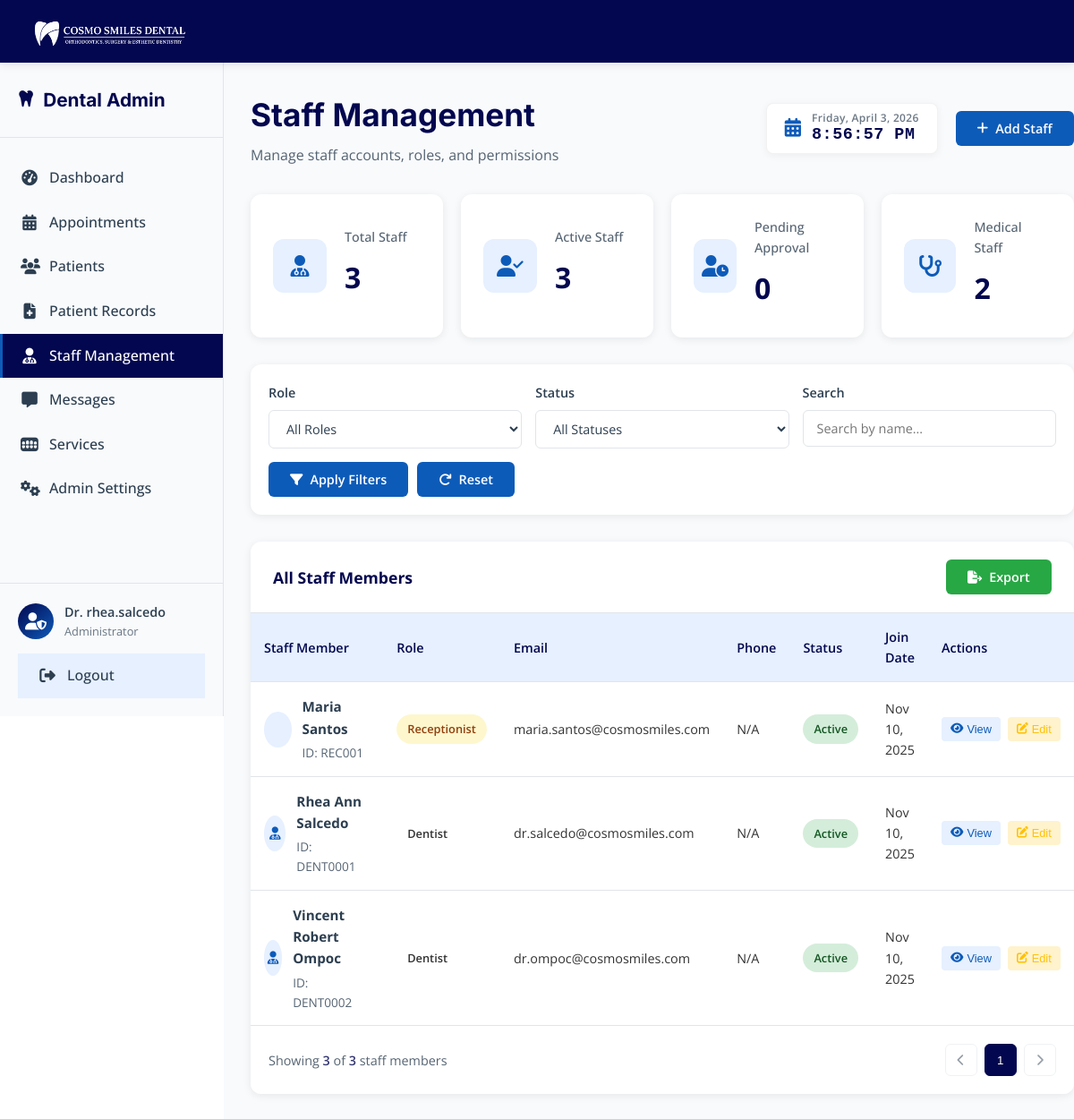
/public/admin/admin-staff.php (signed in), run on the app's committed database.
### tables this page shows
CREATE TABLE `staff_users` (
  `id` int(11) NOT NULL AUTO_INCREMENT,
  `staff_id` varchar(20) NOT NULL,
  `email` varchar(100) NOT NULL,
  `password` varchar(255) NOT NULL,
  `first_name` varchar(50) NOT NULL,
  `last_name` varchar(50) NOT NULL,
  `role` enum('receptionist','assistant_dentist') NOT NULL,
  `specialization` varchar(100) DEFAULT NULL,
  `department` varchar(100) DEFAULT NULL,
  `phone` varchar(15) DEFAULT NULL,
  `status` enum('active','inactive') DEFAULT 'active',
  `last_login` timestamp NULL DEFAULT NULL,
  `created_at` timestamp NOT NULL DEFAULT current_timestamp(),
  `updated_at` timestamp NOT NULL DEFAULT current_timestamp() ON UPDATE current_timestamp(),
  PRIMARY KEY (`id`),
  UNIQUE KEY `staff_id` (`staff_id`),
  UNIQUE KEY `email` (`email`)
);

### src/Controllers/AdminStaffController.php (called while the page is built, shortened)
<?php
class AdminStaffController {
    private $conn;
    public function __construct($pdo = null) {
        if ($pdo) {
            $this->conn = $pdo;
        } else {
            $this->db = new Database();
            $this->conn = $this->db->getConnection();
        }
    }
    public function getAllStaff($filters = []) {
        try {
            $limit = isset($filters['limit']) ? (int)$filters['limit'] : 5;
            $page = isset($filters['page']) ? (int)$filters['page'] : 1;
            $offset = ($page - 1) * $limit;
            $queryAdmin = "SELECT id, dentist_id as staff_id, first_name, last_name, email, role, status, created_at, 'admin_type' as user_type
                          FROM admin_users WHERE 1=1";
            $queryStaff = "SELECT id, staff_id, first_name, last_name, email, role, status, created_at, 'staff_type' as user_type
                          FROM staff_users WHERE 1=1";
            $paramsAdmin = [];
            $paramsStaff = [];
            $stmtCountAdmin = $this->conn->prepare("SELECT COUNT(*) FROM (" . $queryAdmin . ") as t");
            $stmtCountAdmin->execute($paramsAdmin);
            $countAdmin = $stmtCountAdmin->fetchColumn();
            $stmtCountStaff = $this->conn->prepare("SELECT COUNT(*) FROM (" . $queryStaff . ") as t");
            $stmtCountStaff->execute($paramsStaff);
            $countStaff = $stmtCountStaff->fetchColumn();
            $totalRecords = $countAdmin + $countStaff;
            $totalPages = ceil($totalRecords / $limit);
            $stmtAdmin = $this->conn->prepare($queryAdmin);
            $stmtAdmin->execute($paramsAdmin);
            $admins = $stmtAdmin->fetchAll(PDO::FETCH_ASSOC);
            $stmtStaff = $this->conn->prepare($queryStaff);
            $stmtStaff->execute($paramsStaff);
            $staff = $stmtStaff->fetchAll(PDO::FETCH_ASSOC);
            $combined = array_merge($admins, $staff);
            usort($combined, function($a, $b) {
                return strtotime($b['created_at']) - strtotime($a['created_at']);
            });
            $paginated = array_slice($combined, $offset, $limit);
            return [
                'staff' => $paginated,
                'total_records' => $totalRecords,
                'total_pages' => $totalPages,
                'current_page' => $page,
                'limit' => $limit
            ];
        } catch (Exception $e) {
            error_log("Error in getAllStaff: " . $e->getMessage());
            return ['staff' => [], 'total_records' => 0, 'total_pages' => 0];
        }
    }
    public function getStaffStats() {
        try {
            $stats = [
                'total' => 0,
                'active' => 0,
                'pending' => 0,
                'medical' => 0
            ];
            $stmtAdmin = $this->conn->query("SELECT status FROM admin_users");
            while ($row = $stmtAdmin->fetch(PDO::FETCH_ASSOC)) {
                $stats['total']++;
                if ($row['status'] === 'active') $stats['active']++;
                $stats['medical']++;
            }
            $stmtStaff = $this->conn->query("SELECT status, role FROM staff_users");
            while ($row = $stmtStaff->fetch(PDO::FETCH_ASSOC)) {
                $stats['total']++;
                if ($row['status'] === 'active') $stats['active']++;
            }
            return $stats;
        } catch (Exception $e) {
            error_log("Error in getStaffStats: " . $e->getMessage());
            return ['total' => 0, 'active' => 0, 'pending' => 0, 'medical' => 0];
        }
    }
}

### public/admin/admin-staff.php (the view, shortened to what this page needs)
<?php
require_once __DIR__ . '/../../src/Controllers/AdminStaffController.php';
$database = new Database();
$pdo = $database->getConnection();
$controller = new AdminStaffController($pdo);
$page = isset($_GET['page']) ? (int)$_GET['page'] : 1;
$limit = 5;
$search = isset($_GET['search']) ? $_GET['search'] : '';
$role = isset($_GET['role']) ? $_GET['role'] : 'all';
$status = isset($_GET['status']) ? $_GET['status'] : 'all';
$data = $controller->getAllStaff([
    'page' => $page,
    'limit' => $limit,
    'search' => $search,
    'role' => $role,
    'status' => $status
]);
$staffList = isset($data['staff']) ? $data['staff'] : [];
$totalPages = isset($data['total_pages']) ? $data['total_pages'] : 1;
$totalRecords = isset($data['total_records']) ? $data['total_records'] : 0;
$stats = $controller->getStaffStats();
?>
<!DOCTYPE html>
<html lang="en">
<head>
    <link rel="stylesheet" href="https://cdnjs.cloudflare.com/ajax/libs/font-awesome/6.4.0/css/all.min.css">
</head>
<body>
    <?php  include 'includes/admin-header.php'; ?>
    <div class="admin-container">
        <?php  include 'includes/admin-sidebar.php'; ?>
        <main class="admin-main">
            <div class="dashboard-header">
                <div class="header-content">
                    <h1>Staff Management</h1>
                    <p>Manage staff accounts, roles, and permissions</p>
                </div>
                <div class="header-actions">
                    <div class="date-display">
                        <i class="fas fa-calendar-alt"></i>
                        <div class="clock-content">
                            <span id="admin-date">Loading...</span>
                            <span id="admin-time">00:00:00 AM</span>
                        </div>
                    </div>
                    <button class="btn btn-primary" id="add-staff-btn">
                        <i class="fas fa-plus"></i> Add Staff
                    </button>
                </div>
            </div>
            <div class="stats-grid">
                <div class="stat-card">
                    <div class="stat-icon"><i class="fas fa-user-md"></i></div>
                    <div class="stat-content">
                        <h3>Total Staff</h3>
                        <div class="stat-number"><?php  echo isset($stats['total']) ? $stats['total'] : 0; ?></div>
                    </div>
                </div>
                <div class="stat-card">
                    <div class="stat-icon"><i class="fas fa-user-check"></i></div>
                    <div class="stat-content">
                        <h3>Active Staff</h3>
                        <div class="stat-number"><?php  echo isset($stats['active']) ? $stats['active'] : 0; ?></div>
                    </div>
                </div>
                <div class="stat-card">
                    <div class="stat-icon"><i class="fas fa-user-clock"></i></div>
                    <div class="stat-content">
                        <h3>Pending Approval</h3>
                        <div class="stat-number"><?php  echo isset($stats['pending']) ? $stats['pending'] : 0; ?></div>
                    </div>
                </div>
                <div class="stat-card">
                    <div class="stat-icon"><i class="fas fa-stethoscope"></i></div>
                    <div class="stat-content">
                        <h3>Medical Staff</h3>
                        <div class="stat-number"><?php  echo isset($stats['medical']) ? $stats['medical'] : 0; ?></div>
                    </div>
                </div>
            </div>
            <div class="staff-filter">
                <div class="filter-row">
                    <div class="filter-group">
                        <label for="role-filter">Role</label>
                        <select id="role-filter" class="filter-control">
                            <option value="all" <?php  echo $role == 'all' ? 'selected' : ''; ?>>All Roles</option>
                        </select>
                    </div>
                    <div class="filter-group">
                        <label for="status-filter">Status</label>
                        <select id="status-filter" class="filter-control">
                            <option value="all" <?php  echo $status == 'all' ? 'selected' : ''; ?>>All Statuses</option>
                        </select>
                    </div>
                    <div class="filter-group">
                        <label for="search-filter">Search</label>
                        <input type="text" id="search-filter" class="filter-control" placeholder="Search by name..." value="<?php  echo htmlspecialchars($search); ?>">
                    </div>
                    <div class="filter-actions">
                        <button class="btn btn-primary" id="apply-filters-btn">
                            <i class="fas fa-filter"></i> Apply Filters
                        </button>
                        <button class="btn" id="reset-filters-btn">
                            <i class="fas fa-redo"></i> Reset
                        </button>
                    </div>
                </div>
            </div>
            <div class="staff-table-container">
                <div class="table-header">
                    <h3>All Staff Members</h3>
                    <div class="table-actions">
                        <button class="btn btn-success" id="export-btn">
                            <i class="fas fa-file-export"></i> Export
                        </button>
                    </div>
                </div>
                <div class="table-content">
                    <table class="staff-table">
                        <thead>
                            <tr>
                                <th>Staff Member</th>
                                <th>Role</th>
                                <th>Email</th>
                                <th>Phone</th>
                                <th>Status</th>
                                <th>Join Date</th>
                                <th>Actions</th>
                            </tr>
                        </thead>
                        <tbody id="staff-table-body">
                            <?php  if (empty($staffList)): ?>
                                <tr>
                                    <td colspan="7" style="text-align: center; padding: 40px;">No staff members found</td>
                                </tr>
                            <?php  else: ?>
                                <?php  foreach ($staffList as $staff): ?>
                                <tr>
                                    <td data-label="Staff Member">
                                        <div class="staff-info">
                                            <div class="staff-avatar">
                                                <i class="fas fa-user-<?php  echo ($staff['user_type'] === 'admin_type') ? 'md' : 'user'; ?>"></i>
                                            </div>
                                            <div class="staff-details">
                                                <h4><?php  echo htmlspecialchars($staff['first_name'] . ' ' . $staff['last_name']); ?></h4>
                                                <p>ID: <?php  echo htmlspecialchars($staff['staff_id']); ?></p>
                                            </div>
                                        </div>
                                    </td>
                                    <td data-label="Role">
                                        <span class="staff-role role-<?php  echo strtolower(str_replace(' ', '_', $staff['role'])); ?>"><?php
                                            $displayRole = str_replace('_', ' ', $staff['role']);
                                            echo ($displayRole === 'admin') ? 'Dentist' : htmlspecialchars(ucfirst($displayRole));
                                        ?></span>
                                    </td>
                                    <td data-label="Email"><?php  echo htmlspecialchars($staff['email']); ?></td>
                                    <td data-label="Phone"><?php  echo !empty($staff['phone']) ? htmlspecialchars($staff['phone']) : 'N/A'; ?></td>
                                    <td data-label="Status">
                                        <span class="staff-status status-<?php  echo strtolower($staff['status']); ?>"><?php  echo htmlspecialchars(ucfirst($staff['status'])); ?></span>
                                    </td>
                                    <td data-label="Join Date"><?php  echo date('M d, Y', strtotime($staff['created_at'])); ?></td>
                                    <td data-label="Actions">
                                        <div class="staff-actions">
                                            <button class="action-btn view" data-id="<?php  echo $staff['id']; ?>" data-type="<?php  echo $staff['user_type']; ?>">
                                                <i class="fas fa-eye"></i> View
                                            </button>
                                            <button class="action-btn edit" data-id="<?php  echo $staff['id']; ?>" data-type="<?php  echo $staff['user_type']; ?>">
                                                <i class="fas fa-edit"></i> Edit
                                            </button>
                                        </div>
                                    </td>
                                </tr>
                                <?php  endforeach; ?>
                            <?php  endif; ?>
                        </tbody>
                    </table>
                </div>
                <div class="pagination-container">
                    <div class="pagination-info">
                        Showing <span><?php  echo count($staffList); ?></span> of <span><?php  echo $totalRecords; ?></span> staff members
                    </div>
                    <div class="pagination-controls" id="pagination-controls">
                        <button class="pagination-btn" id="prev-page" <?php  echo $page <= 1 ? 'disabled' : ''; ?> data-page="<?php  echo $page - 1; ?>">
                            <i class="fas fa-chevron-left"></i>
                        </button>
                        <div class="page-numbers">
                            <?php
                            $startPage = max(1, $page - 2);
                            $endPage = min($totalPages, $startPage + 4);
                            if ($endPage - $startPage < 4) $startPage = max(1, $endPage - 4);
                            for($i = $startPage; $i <= $endPage; $i++):
                            ?>
                                <button class="page-btn <?php  echo $i === $page ? 'active' : ''; ?>" data-page="<?php  echo $i; ?>"><?php  echo $i; ?></button>
                            <?php  endfor; ?>
                        </div>
                        <button class="pagination-btn" id="next-page" <?php  echo $page >= $totalPages ? 'disabled' : ''; ?> data-page="<?php  echo $page + 1; ?>">
                            <i class="fas fa-chevron-right"></i>
                        </button>
                    </div>
                </div>
            </div>
        </main>
    </div>
</body>
</html>

### data on the page
staff_users: first_name+last_name "Maria Santos", staff "REC001", role "Receptionist", email "maria.santos@cosmosmiles.com", status "Active", created_at "Nov 10, 2025"

### other printed values
$item['label'] "Dashboard"
$item['label'] "Appointments"
$item['label'] "Patients"
$item['label'] "Patient Records"
$item['label'] "Staff Management"
$item['label'] "Messages"
$item['label'] "Services"
$item['label'] "Admin Settings"
$sidebarAdminName "Dr. rhea.salcedo"
$sidebarAdminRole "Administrator"
$stats['total'] "3"
$stats['active'] "3"
$stats['pending'] "0"
$stats['medical'] "2"
$staff['first_name'] . ' ' . $staff['last_name'] "Rhea Ann Salcedo"
